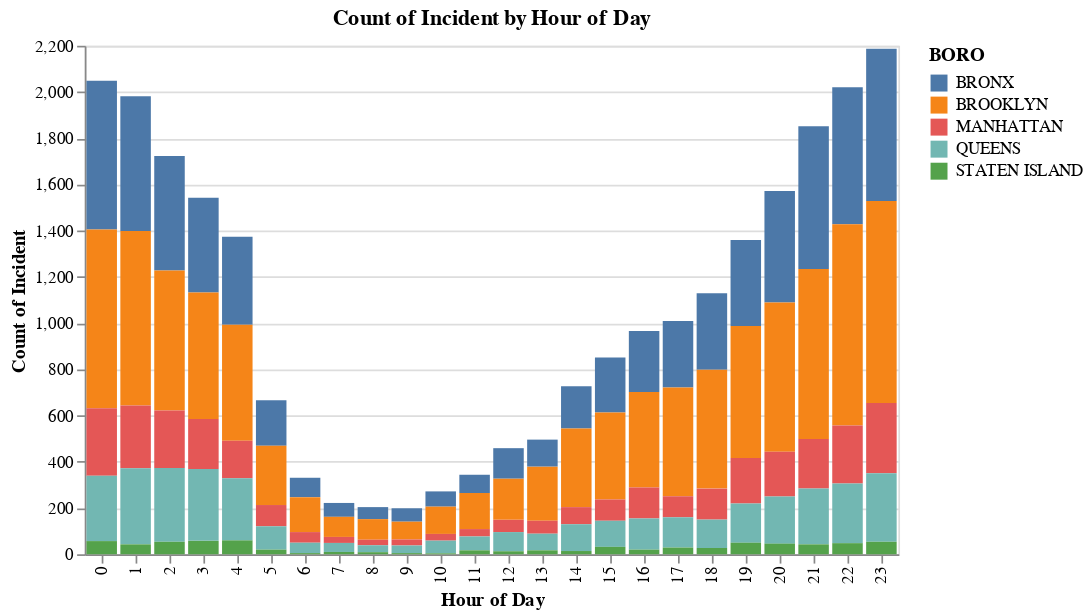

The notebook cell this image was saved under:
### Markdown cell above
## Incidents by Borough
Layer incidents per million on top of incident total by borough, and show with the plot below that the number does not simply increase with higher population.
Select a borough to filter for shooting incident counts by victim age group.

### Code cell


### Figure 1 — Vega-Lite specification as saved in the notebook (floating-point values rounded to 4 significant figures; data arrays with more than 128 entries replaced by an {"elided": "..."} marker saying what was removed)
{"config": {"view": {"continuousWidth": 400, "continuousHeight": 300}}, "data": {"name": "data-6f649e9c9d8cfa5b709d3b7207557592"}, "mark": "bar", "encoding": {"color": {"field": "BORO", "scale": {"scheme": "tableau10"}, "type": "nominal"}, "opacity": {"condition": {"value": 1, "selection": "selector042"}, "value": 0.2}, "x": {"field": "Hour_of_Day", "title": "Hour of Day", "type": "ordinal"}, "y": {"aggregate": "sum", "field": "Count_of_Incident", "title": "Count of Incident", "type": "quantitative"}}, "selection": {"selector042": {"type": "single", "fields": ["BORO"], "bind": {"input": "select", "options": ["BRONX", "BROOKLYN", "MANHATTAN", "QUEENS", "STATEN ISLAND"], "name": "Select a BORO:"}}}, "title": "Count of Incident by Hour of Day", "$schema": "https://vega.github.io/schema/vega-lite/v4.17.0.json", "datasets": {"data-6f649e9c9d8cfa5b709d3b7207557592": {"elided": "533 records"}}}
